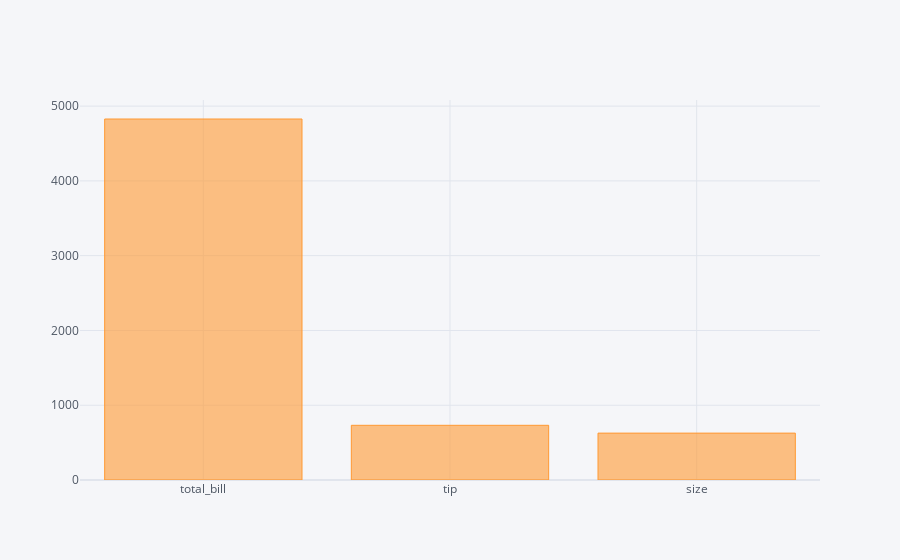

The code cell stored with this chart in its notebook:
### Code cell
tips.sum().iplot(kind = 'bar')

### Figure 1 — Plotly figure (JSON) as saved in the notebook; plotly's stock layout.template omitted (floating-point values rounded to 4 significant figures)
{"data": [{"marker": {"color": "rgba(255, 153, 51, 0.6)", "line": {"color": "rgba(255, 153, 51, 1.0)", "width": 1}}, "name": "None", "orientation": "v", "text": "", "type": "bar", "x": ["total_bill", "tip", "size"], "y": [4828.0, 731.6, 627]}], "layout": {"legend": {"bgcolor": "#F5F6F9", "font": {"color": "#4D5663"}}, "paper_bgcolor": "#F5F6F9", "plot_bgcolor": "#F5F6F9", "title": {"font": {"color": "#4D5663"}}, "xaxis": {"gridcolor": "#E1E5ED", "showgrid": true, "tickfont": {"color": "#4D5663"}, "title": {"font": {"color": "#4D5663"}, "text": ""}, "zerolinecolor": "#E1E5ED"}, "yaxis": {"gridcolor": "#E1E5ED", "showgrid": true, "tickfont": {"color": "#4D5663"}, "title": {"font": {"color": "#4D5663"}, "text": ""}, "zerolinecolor": "#E1E5ED"}}}
